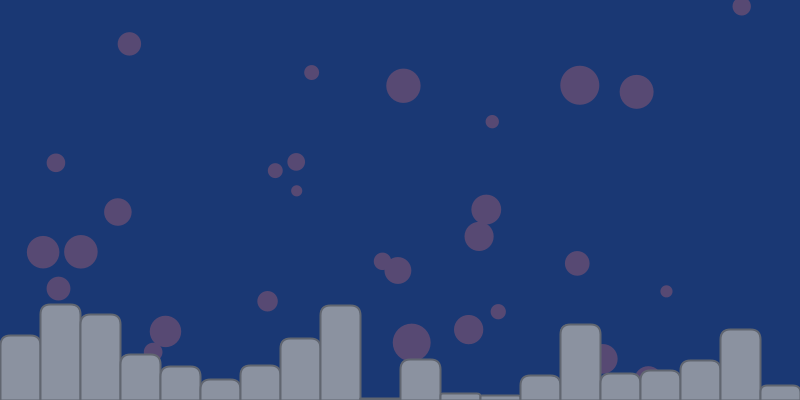
Frame 1 (no input)
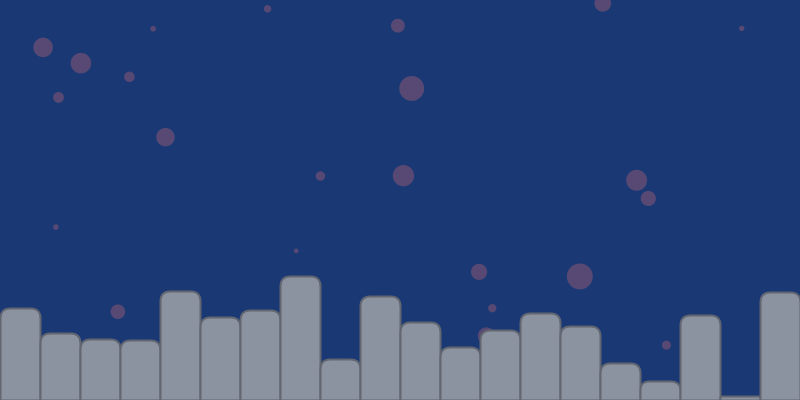
Frame 60 (the mouse pressed at the canvas centre just before this capture)
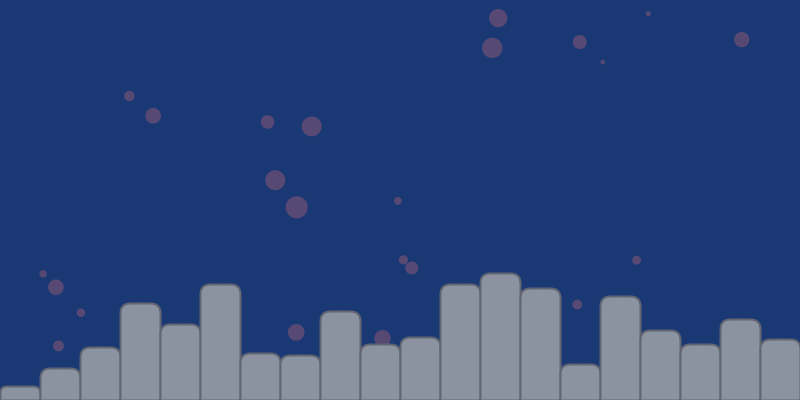
Frame 120 (the mouse held since frame 60 and released just before this capture)

The Processing sketch that drew these frames (run headless with seeded random() and noise(); from frame 60 on, the mouse is pressed at the canvas centre):

// Processing sketch: s02t1Josefa
// ── s02t1Josefa.pde
ArrayList <Chimenea> nChimeneas = new ArrayList();
ArrayList <Forma> nParticulas = new ArrayList<Forma>();

Chimenea c; //llamo a la clase Chimenea como c
Forma f; //llamo a la clase Forma como f

void setup(){
  size(800,400);

  for (int i=0; i<20; i++){
  c = new Chimenea (i*40, height, 40, random(-100), random(1, 4), -1);
  nChimeneas.add(c);
}
  //crear for loop para tener muchas pelotas
  for(int i = 0; i < 30; i++){
  f = new Forma (random(width),random(height),random(10,40),-1, 1, random(3,7));
  nParticulas.add(f);
  }

}

void draw(){
  background(26, 56, 116);



  for (Forma f:nParticulas){
  f.pelota();
  f.dilatar();
  f.movimiento();
  f.bordes();

  }

  for (Chimenea c:nChimeneas){
  c.dibuja();
  c.movimiento();
}
  fill(255);
}

// ── Chimenea.pde
/* Aqui trabajo con una altura negatia para que el rectangulo se posicione sempre
en el height y pueda crecer y achicarse de arriba hacia abajo*/

class Chimenea {
  float x;
  float y;
  float an; //ancho de la Chimenea
  float al; //alto de la Chimenea
  float v;
  float dY;

  Chimenea (float x, float y, float an, float al, float v, float dY){
    this.x = x; //posicion en x
    this.y = y; //posicion en y
    this.an = an; //ancho que tomara la figura
    this.al = al; //alto que tomara la figura
    this.dY = dY; //diracción de la partícula: si va hacia abajo o arriba
    this.v = v; //velocidad de la partícula
  }

  void dibuja (){
    strokeWeight(2);
    stroke(97,102,112);
    fill(139, 146, 160);
    rect(x, y, an, al, 10, 10, 0, 0);
  }

  void movimiento (){
    //al--; //trabajo con un alto negativo para que suba cuando agregue altura
    //al += v * dY;

    //LO LOGRE!!!!!!
    al += v * dY;

    if (al < -130){
      dY *= -1;
    }
    if (al > 1){
      dY *= -1;
    }

    // y += v * dY; //movimiento hacia arriba del rectangulo
    //
    // if (y < 600){
    //   dY *= -1;
    // }

  }
}

// ── Forma.pde
class Forma {
  float x; //posicion en x
  float y; //posicion en y
  float t; //tamañog
  float v; //velocidad
  float dY; //dirreción en la que se movera la particula en el eje Y
  float dX; //dirreción en ek eje X

  //Array de colores
  int[] r = { 87, 122, 166, 181, 189 };  // Alternate syntax
  int[] g = { 73, 93, 127, 146, 153 };  // Alternate syntax
  int[] b = { 115, 122, 134, 153, 171 };  // Alternate syntax

  float rand = random(0,4);
  //llamar array r de la posicion rand, llamar array g de la posicion rand, llamar array b de la posicion rand
  //for (int = i; i<width; i++){}

  Forma (float x, float y, float t, float dY, float dX, float v){
    this.x = x; //posicion en x
    this.y = y; //posicion en y
    this.t = t; //tamaño de la partícula
    this.dY = dY; //diracción de la partícula: si va hacia abajo o arriba
    this.dX = dX; //dirección de cuanto aumentara y reducira el t de la ellipse
    this.v = v; //velocidad de la partícula
  }

  void pelota(){ //dibujo la particula
    noStroke();
    fill(r[0], g[0], b[0]);
    ellipse(x, y, t, t);
  }

  void movimiento(){ // como se va a mover la particula
    y += v * dY; //la velocidad se relacionara a la d -1 en el eje y (hacia arriba)
  }

  void dilatar (){
    t += 1 * dX;

    if (t > 40) {
      dX *= -1;
    }

    if (t < 5) {
      dX *= -1;
    }

  }
  void bordes () {
    //si y se sale del canvas que aparesca nuevamente desde abajo
    if( y < 0 ) {
      y = height + t; //variable para que sea valido con cualquier tamaño
    }
  }
}
